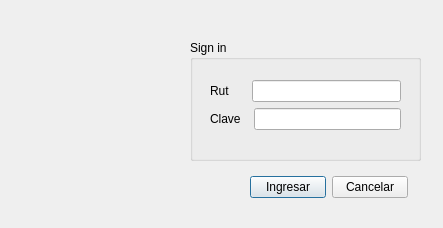
<?xml version="1.0" encoding="UTF-8"?>
<ui version="4.0">
 <class>Login</class>
 <widget class="QDialog" name="Login">
  <property name="geometry">
   <rect>
    <x>0</x>
    <y>0</y>
    <width>443</width>
    <height>228</height>
   </rect>
  </property>
  <property name="windowTitle">
   <string>Dialog</string>
  </property>
  <widget class="QLabel" name="label_pic">
   <property name="geometry">
    <rect>
     <x>20</x>
     <y>20</y>
     <width>131</width>
     <height>141</height>
    </rect>
   </property>
   <property name="text">
    <string/>
   </property>
   <property name="pixmap">
    <pixmap resource="comboscan.qrc">:/images/User-blue-icon.png</pixmap>
   </property>
   <property name="scaledContents">
    <bool>true</bool>
   </property>
  </widget>
  <widget class="QWidget" name="layoutWidget_2">
   <property name="geometry">
    <rect>
     <x>250</x>
     <y>175</y>
     <width>158</width>
     <height>25</height>
    </rect>
   </property>
   <layout class="QHBoxLayout" name="horizontalLayout_3">
    <item>
     <widget class="QPushButton" name="pushButton_open">
      <property name="text">
       <string>Ingresar</string>
      </property>
     </widget>
    </item>
    <item>
     <widget class="QPushButton" name="pushButton_cancel">
      <property name="text">
       <string>Cancelar</string>
      </property>
     </widget>
    </item>
   </layout>
  </widget>
  <widget class="QGroupBox" name="groupBox_2">
   <property name="geometry">
    <rect>
     <x>190</x>
     <y>40</y>
     <width>231</width>
     <height>121</height>
    </rect>
   </property>
   <property name="title">
    <string>Sign in</string>
   </property>
   <widget class="QWidget" name="layoutWidget_3">
    <property name="geometry">
     <rect>
      <x>20</x>
      <y>40</y>
      <width>191</width>
      <height>52</height>
     </rect>
    </property>
    <layout class="QVBoxLayout" name="verticalLayout_2">
     <item>
      <layout class="QHBoxLayout" name="horizontalLayout_4">
       <item>
        <widget class="QLabel" name="label_3">
         <property name="text">
          <string>Rut     </string>
         </property>
        </widget>
       </item>
       <item>
        <widget class="QLineEdit" name="lineEdit_rut">
         <property name="statusTip">
          <string>rut sin puntos ni giones. Ejem: 111111111</string>
         </property>
         <property name="text">
          <string/>
         </property>
         <property name="maxLength">
          <number>9</number>
         </property>
        </widget>
       </item>
      </layout>
     </item>
     <item>
      <layout class="QHBoxLayout" name="horizontalLayout_5">
       <item>
        <widget class="QLabel" name="label_4">
         <property name="text">
          <string>Clave  </string>
         </property>
        </widget>
       </item>
       <item>
        <widget class="QLineEdit" name="lineEdit_password">
         <property name="text">
          <string/>
         </property>
         <property name="maxLength">
          <number>50</number>
         </property>
         <property name="echoMode">
          <enum>QLineEdit::Password</enum>
         </property>
        </widget>
       </item>
      </layout>
     </item>
    </layout>
   </widget>
  </widget>
 </widget>
 <resources>
  <include location="comboscan.qrc"/>
 </resources>
 <connections/>
</ui>
